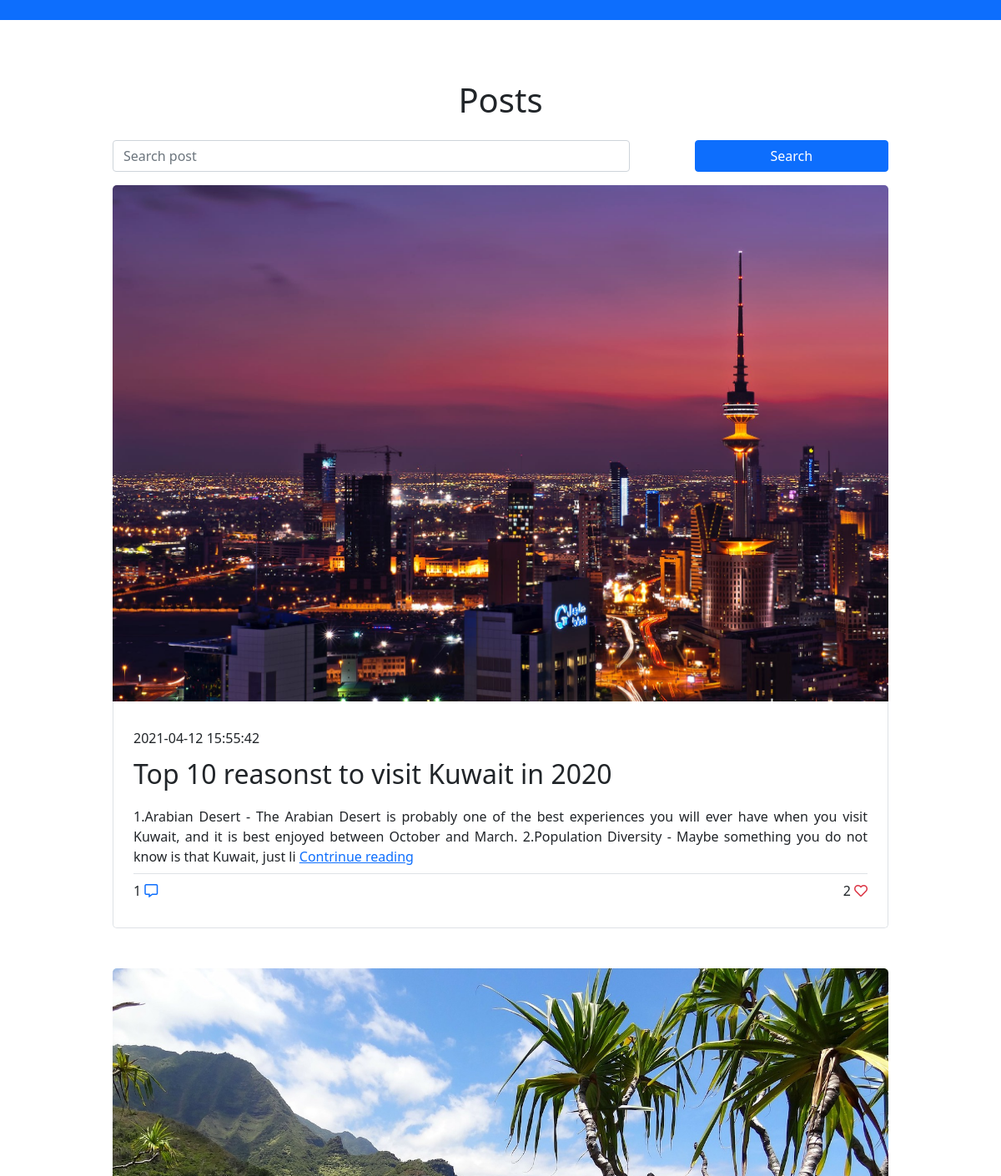
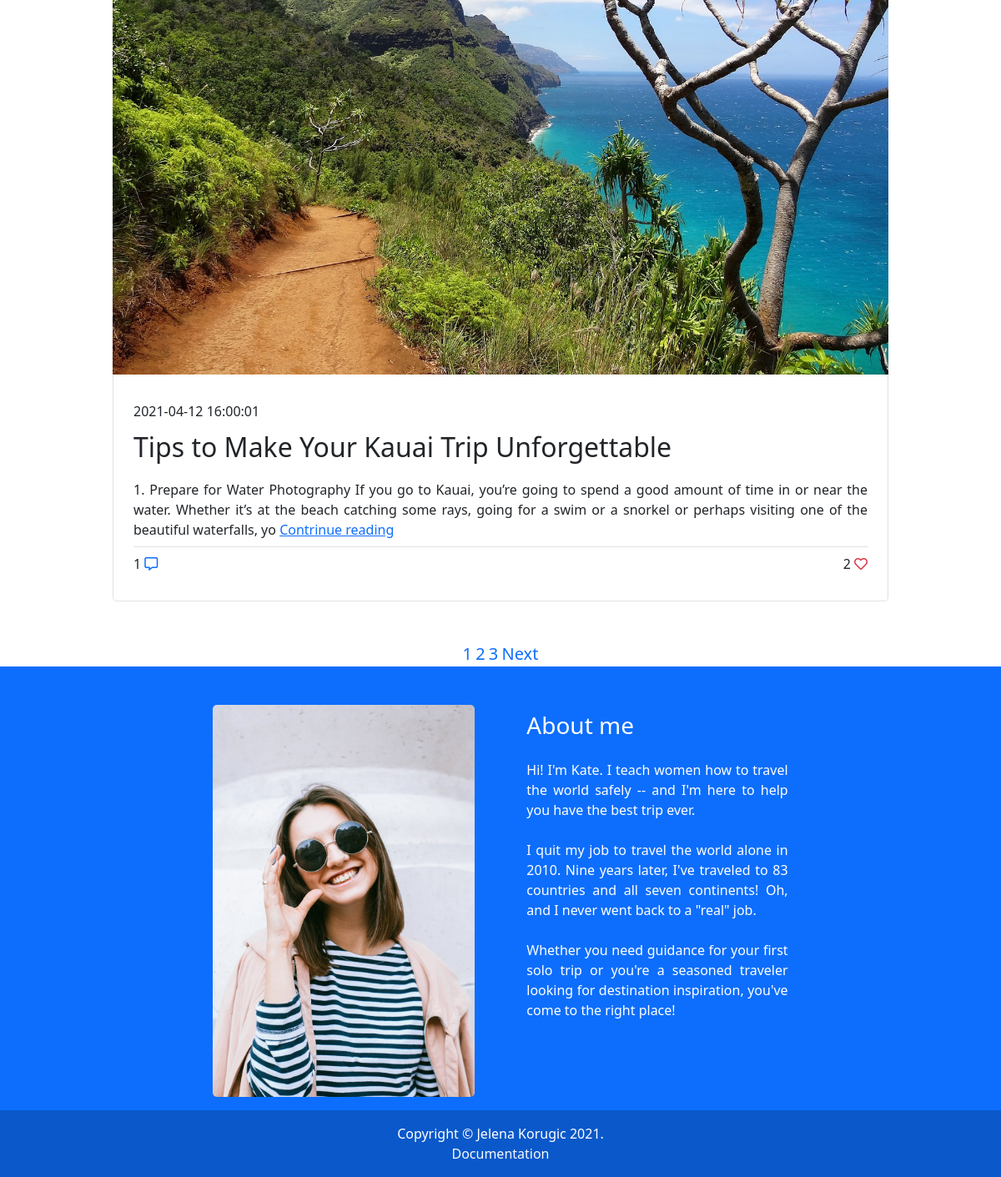
The page /blogtravel/blog.php on the database its author committed (2 pictures, top to bottom).
### tables this page shows
CREATE TABLE `postovi` (
  `idPosta` int(255) NOT NULL,
  `naslov` varchar(100) NOT NULL,
  `tekst` text NOT NULL,
  `datum` timestamp NOT NULL DEFAULT current_timestamp(),
  `idKategorije` int(255) NOT NULL,
  `slikasrc` varchar(255) NOT NULL
);

### blogtravel/blog.php (called while the page is built)
<?php
    require_once "view/fixed/head.php";
    require_once "view/fixed/header.php";
    require_once "view/pages/blog.php";
    require_once "view/fixed/footer.php";
?>

### blogtravel/model/sviPostovi.php (called while the page is built, shortened)
<?php
    require_once "konekcija.php";
    $key="";
    $limit=2;
    $offset=0;
    $ukupno=0;
    $upit="SELECT *,LEFT(tekst,250) AS tekst,(SELECT COUNT(idLajk) FROM lajkovi l WHERE p.idPosta=l.idPosta) as brojLajkova,(SELECT COUNT(idKomentar) FROM komentari k WHERE k.idPosta=p.idPosta) AS brojKomentara FROM postovi p WHERE naslov LIKE '%$key%'";
    try{
        $executeUpit=$konekcija->query($upit);
        if($executeUpit->rowCount()!=0){
            $ukupno=$executeUpit->rowCount();
        }
        else{
            $greska="There is not match";
        }
        $brojStrana=ceil($ukupno/$limit);
        $upit.="LIMIT $limit OFFSET $offset";
        $postovi=$konekcija->query($upit)->fetchAll();
    }
    catch(PDOException $e){
        $code=500;
        $greska="Server error";
    }
?>

### blogtravel/view/pages/blog.php (the view, shortened to what this page needs)
<?php
    require_once "model/sviPostovi.php";
?>
<main>
    <div class="container-fluid pt-5">
        <div class="row text-center pt-5">
            <h1>Posts</h1>
        </div>
    </div>
    <div class="container my-3">
        <div class="row">
            <div class="col-10 mx-auto">
                <form action="<?=$_SERVER['PHP_SELF']?>">
                    <div class="row justify-content-between">
                        <div class="col-8">
                            <input type="text" name="q"
                            <?php
                                if(isset($_GET['q'])):
                            ?>
                                value="<?=$_GET['q']?>"
                            <?php
                                endif;
                            ?>
                             placeholder="Search post" class="form-control">
                        </div>
                        <div class="col-3">
                            <input type="submit" value="Search" class="col-12 btn btn-primary">
                        </div>
                    </div>
                </form>
            </div>
        </div>
    </div>
    <div class="container postovi">
        <div class="row">
            <?php
            if(!isset($greska)):
                foreach($postovi as $p):
            ?>
            <div class="mb-5 col-10 mx-auto text-justify">
                <img src="assets/images/<?=$p['slikasrc']?>" alt="">
                <div class="border border-top-0 p-4">
                    <p class="py-2"><?=$p['datum']?></p>
                    <h2 class="py-1"><?=$p['naslov']?></h2>
                    <p class="py-2"><?=$p['tekst']?> <a href="<?="post.php?id=".$p['idPosta']?>">Contrinue reading</a></p>
                    <div class="d-flex justify-content-between border-top py-2">
                        <p><?=$p['brojKomentara']?> <i class="far fa-comment-alt text-primary"></i></p>
                        <p><?=$p['brojLajkova']?> <i class="far fa-heart text-danger"></i></p>
                    </div>
                </div>
            </div>
            <?php
                endforeach;
            else:
            ?>
            <div class="col-10 mx-auto">
                <p class="py-2"><?=$greska?></p>
            </div>
            <?php
                endif;
            ?>
        </div>
    </div>
    <?php
        if(!isset($greska)):
    ?>
    <div class="container">
        <div class="row">
            <div class="col-10 mx-auto text-center">
                <?php
                $trenutna=1;
                $sledeca=2;
                $pretraga="";
                ?>
                <?php
                    for($i=0;$i<$brojStrana;$i++):
                    $strana=$i+1;
                ?>
                    <a class="text-decoration-none fs-5" href="<?=$_SERVER['PHP_SELF']."?p=".$strana."&q=".$pretraga?>"><?=$strana?></a>
                <?php
                    endfor;
                ?>
                <?php
                    if($trenutna!=$brojStrana):
                ?>
                    <a class="text-decoration-none fs-5" href="<?=$_SERVER['PHP_SELF']."?p=".$sledeca."&q=".$pretraga?>">Next</a>
                <?php
                    endif;
                ?>
            </div>
        </div>
    </div>
    <?php
        endif;
    ?>
</main>

### blogtravel/view/fixed/head.php (shortened to what this page needs)
<!DOCTYPE html>
<html lang="en">
<head>
    <link href="https://cdn.jsdelivr.net/npm/bootstrap@5.0.0-beta3/dist/css/bootstrap.min.css" rel="stylesheet">
    <link rel="stylesheet" href="assets/css/style.css" type="text/css"/>
    <link rel="stylesheet" href="https://cdnjs.cloudflare.com/ajax/libs/font-awesome/5.15.1/css/all.min.css"/>
</head>
<body>

### blogtravel/view/fixed/header.php (shortened to what this page needs)
<header class="py-1 fixed-top container-fluid bg-primary">
    <nav class="navbar">
    </nav>
</header>

### blogtravel/view/fixed/footer.php (shortened to what this page needs)
<footer class="bg-primary">
    <div class="container-fluid">
        <div class="row">
            <div class="col-md-8 mx-auto col-sm-10 p-3">
                <div class="row justify-content-between">
                    <div class="col-md-10 col-lg-5 col-sm-10 mx-auto">
                        <img src="assets/images/me.jpeg" alt="">
                    </div>
                    <div class="col-md-10 col-lg-5 col-sm-10 mx-auto my-2">
                        <h3>About me</h3>
                        <p class="mt-4">Hi! I'm Kate.
                        I teach women how to travel the world safely -- and I'm here to help you have the best trip ever.
                        </p>
                        <p class="mt-4">I quit my job to travel the world alone in 2010. Nine years later, I've traveled to 83 countries and all seven continents! Oh, and I never went back to a "real" job.</p>
                        <p class="mt-4">Whether you need guidance for your first solo trip or you're a seasoned traveler looking for destination inspiration, you've come to the right place!</p>
                    </div>
                </div>
            </div>
        </div>
    </div>
    <div class="container-fluid copy text-center p-3">
        <div class="row">
            <div class="col-12">
                <p>Copyright &copy; Jelena Korugic <?=date("Y")?>.</p>
                <a href="doc.pdf" class="text-light text-decoration-none">Documentation</a>
            </div>
        </div>
    </div>
</footer>
</body>
</html>

### blogtravel/assets/css/style.css (style rules this page uses)
* { margin: 0px; padding: 0px; box-sizing: border-box; }
img { border-radius: 5px; width: 100%; }
p { margin: 0px; }
.postovi { text-align: justify; }
.postovi img { border-radius: 5px 5px 0px 0px; }
.postovi div { border-radius: 0px 0px 5px 5px; }
.row { margin: 0px; }
.row>* { padding: 0px; }
footer { text-align: justify; padding-top: 30px; color: #fff; }
.copy { background-color: #0a58ca; }

### rows shown on the page
postovi: slikasrc (picture), datum "2021-04-12 15:55:42", naslov "Top 10 reasonst to visit Kuwait in 2020", tekst "1.Arabian Desert - The Arabian Desert is probably one of the best experiences you will ever have when you visit Kuwait, and it is best enjoyed between October and March. 2.Population Diversity - Maybe something you do not know is that Kuwait, just li", brojKomentara "1", brojLajkova "2"
postovi: slikasrc (picture), datum "2021-04-12 16:00:01", naslov "Tips to Make Your Kauai Trip Unforgettable", tekst "1. Prepare for Water Photography If you go to Kauai, you’re going to spend a good amount of time in or near the water. Whether it’s at the beach catching some rays, going for a swim or a snorkel or perhaps visiting one of the beautiful waterfalls, yo", brojKomentara "1", brojLajkova "2"

### other values the page prints
$strana "1"
$strana "2"
$strana "3"
